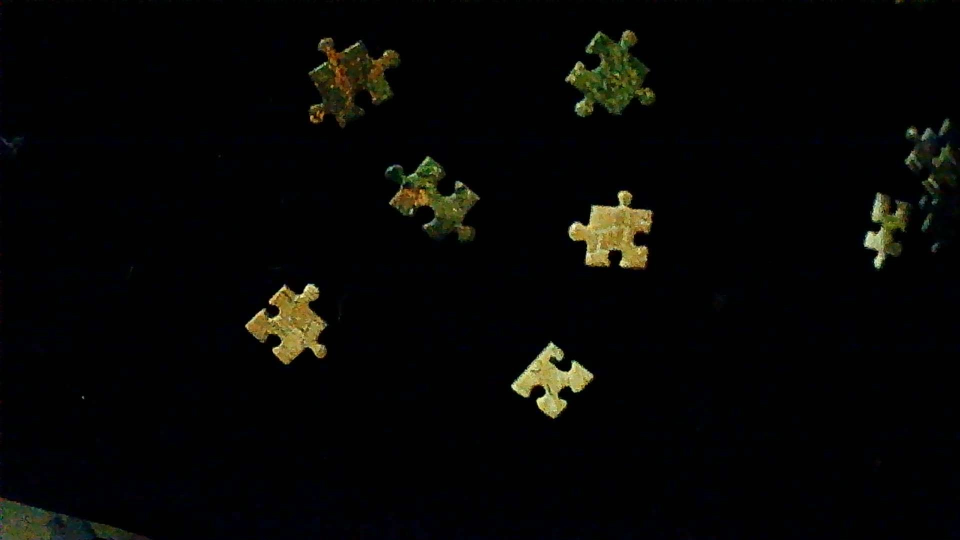
#> input picture media/camera.jpg, 1920 x 1080 px, given in place of the camera (shown at 1/2 size)
$ python main.py
#> lines starting #> are read from the running program, lines starting #| are printed output that depends on the picture; after the words box and inside, x2 and y2 are one past the last pixel; in counts of white or black regions, pixels touching at a corner belong together
import cv2
import numpy as np
from matplotlib import pyplot as plt

class QuebraCabeca():

    def __init__(self):
        self.pecas_anterior = 0
        self.cap = cv2.VideoCapture(0)

        # objetos  detectados pela camera
        self.object = cv2.createBackgroundSubtractorMOG2()


    def exibir_resultado(self, titulo, frame):
        cv2.imshow(titulo, frame)


    def comparador_imagens(self, peca):
        self.large_image = cv2.imread('media/base.png')
        result = cv2.matchTemplate(peca, self.large_image, cv2.TM_SQDIFF_NORMED)

        # We want the minimum squared difference
        mn,_,mnLoc,_ = cv2.minMaxLoc(result)

        # Draw the rectangle:
        # Extract the coordinates of our best match
        MPx,MPy = mnLoc

        # Step 2: Get the size of the template. This is the same size as the match.
        trows,tcols = peca.shape[:2]

        # Step 3: Draw the rectangle on large_image
        # MPx -= 22
        # MPy += 22
        cv2.rectangle(self.large_image, (MPx-tcols,MPy-trows),(MPx+tcols,MPy+trows),(0,0,255),2)

        # Display the original image with the rectangle around the match.
        self.exibir_resultado('output', self.large_image)

        # # The image is only displayed if we call this
        # cv2.waitKey(0)


    def identificar_peca(self, frame, x, y, w, h):
        try:
            inicio_coluna = x
            fim_coluna = x + w

            inicio_linha = y
            fim_linha = y + h

            peca = frame[inicio_linha : fim_linha, inicio_coluna : fim_coluna]
            self.exibir_resultado('Peça', peca)

            self.comparador_imagens(peca)

            # cv2.imwrite(filename=f'pecas/a.jpg', img=peca)
        except:
            pass


    def iniciar(self):
        while True:
            self.qtd_pecas = 0

            ret, frame = cap.read()
#> frame is the input picture: shape (1080, 1920, 3); mean B, G, R 4.8, 6.6, 6.6

            # Extraindo região importantes
            self.roi = frame[10:600, 10:600]
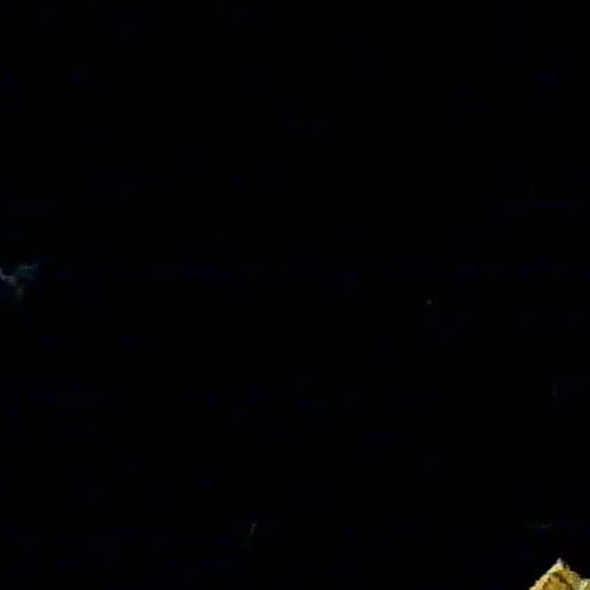
#> self.roi: shape (590, 590, 3); mean B, G, R 2.1, 1.4, 1.5

            self.mask = cv2.cvtColor(self.roi, cv2.COLOR_BGR2GRAY)
            self._, self.threshold = cv2.threshold(self.mask, 40, 255, cv2.THRESH_BINARY_INV)
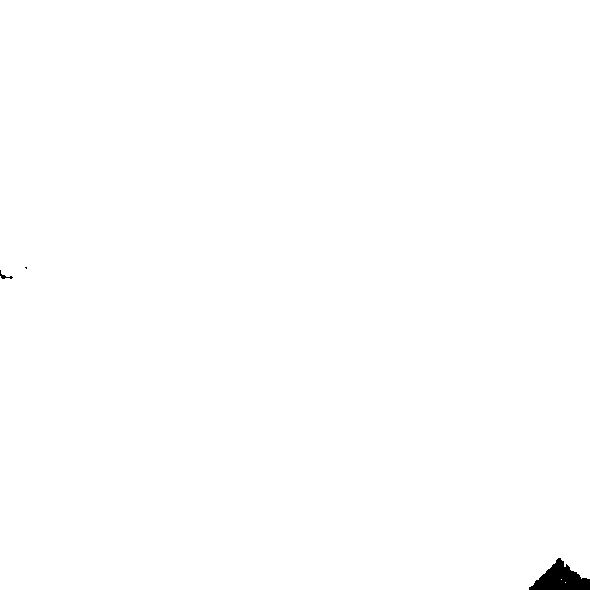
#> self.threshold: shape (590, 590); 99.7% white; 3 black regions (1 under 20 px)
            # self._, self.threshold = cv2.threshold(self.mask, 100, 255, cv2.THRESH_BINARY)
            # _, threshold = cv2.threshold(mask, 255, 40, cv2.THRESH_BINARY)

            self.contours, self._ = cv2.findContours(self.threshold, cv2.RETR_TREE, cv2.CHAIN_APPROX_SIMPLE)
#> self.contours = 4 contours, 3 with area under 20; largest, box (x1, y1, x2, y2) and area: (0, 0, 590, 590) 345787; self._ = [[1, -1, -1, -1], [2, 0, -1, -1], [-1, 1, 3, -1], [-1, -1, -1, 2]]
            for cnt in self.contours:
                self.area = cv2.contourArea(cnt)
#> self.area = 0

                # Calculando area e removendo elementos
                if 4000 > self.area > 1000:
                    self.qtd_pecas += 1
                    (x, y, w, h) = cv2.boundingRect(cnt)

                    self.identificar_peca(self.roi, x, y, w, h)

                    cv2.rectangle(self.roi, (x, y), (x + w , y + h), (0, 0, 255), 2)
                    cv2.putText(self.roi, str(self.area), (x+(w//5), y+(h//2)), 1, 1, ((0, 255, 0)))


            if self.qtd_pecas != self.pecas_anterior:
                print(self.qtd_pecas)
                self.pecas_anterior = self.qtd_pecas

            # self.exibir_resultado()
            # self.exibir_resultado('Frame', frame)
            # self.exibir_resultado('Mask', self.mask)
            self.exibir_resultado('roi', self.roi)
            self.exibir_resultado('Mascara', self.threshold)

            if cv2.waitKey(1) & 0xFF == ord('q'):
#> (key q is pressed here)
                break


quebra_cabeca = QuebraCabeca()
cap = quebra_cabeca.cap

quebra_cabeca.iniciar()

cap.release()
cv2.destroyAllWindows()
